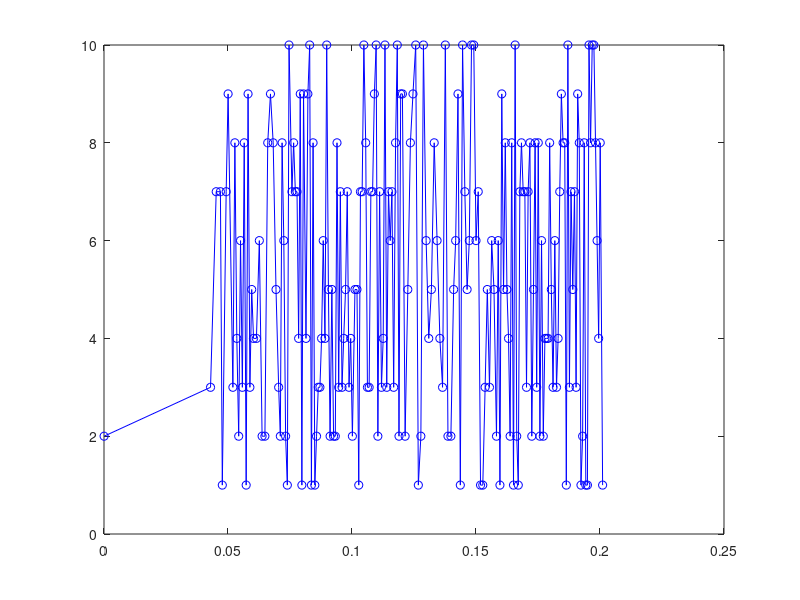

This figure's MATLAB source:
clc; clear; close all;

% Set up figure
figure(1)
grid on; % Turn on the grid
ylabel('Random Value');
xlabel('Time (seconds)');
xlim([0, 200]); % Set this to the upper bound of your expected elapsed time
ylim([0, 10]);

% Initialize vectors to store elapsed time and random values
timeVector = [];
yVal = [];

% Start time measurement
startTime = tic;

% Run this for 200 seconds
for i = 1:200
    % Calculate elapsed time in seconds
    elapsedTime = toc(startTime);
    
    % Append the new elapsed time to the vector
    timeVector(end + 1) = elapsedTime;
    
    % Generate a random integer value between 1 and 10
    yVal(end + 1) = randi(10);

    % Update the plot
    if i == 1
        % Initialize the plot with the first point
        hPlot = plot(timeVector, yVal, 'b-o');
    else
        % Update the plot with the new data
        set(hPlot, 'XData', timeVector, 'YData', yVal);
    end

    % Update the graph
    drawnow;

    % Pause for 1 second
    pause(1);
end
